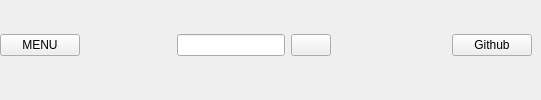
        <widget class="QWidget" name="widget" native="true">
         <layout class="QHBoxLayout" name="horizontalLayout_6">
          <property name="spacing">
           <number>6</number>
          </property>
          <property name="leftMargin">
           <number>0</number>
          </property>
          <property name="topMargin">
           <number>0</number>
          </property>
          <property name="rightMargin">
           <number>9</number>
          </property>
          <property name="bottomMargin">
           <number>9</number>
          </property>
          <item>
           <widget class="QPushButton" name="pushButton_11">
            <property name="text">
             <string>MENU</string>
            </property>
            <property name="icon">
             <iconset resource="icomoon/logo.qrc">
              <normaloff>:/icon/menu.png</normaloff>:/icon/menu.png</iconset>
            </property>
            <property name="checkable">
             <bool>true</bool>
            </property>
           </widget>
          </item>
          <item>
           <spacer name="horizontalSpacer">
            <property name="orientation">
             <enum>Qt::Horizontal</enum>
            </property>
            <property name="sizeHint" stdset="0">
             <size>
              <width>91</width>
              <height>20</height>
             </size>
            </property>
           </spacer>
          </item>
          <item>
           <widget class="QLineEdit" name="search_input"/>
          </item>
          <item>
           <widget class="QPushButton" name="search_btn">
            <property name="text">
             <string/>
            </property>
            <property name="icon">
             <iconset resource="icomoon/logo.qrc">
              <normaloff>:/icon/search.png</normaloff>:/icon/search.png</iconset>
            </property>
           </widget>
          </item>
          <item>
           <spacer name="horizontalSpacer_2">
            <property name="orientation">
             <enum>Qt::Horizontal</enum>
            </property>
            <property name="sizeHint" stdset="0">
             <size>
              <width>115</width>
              <height>20</height>
             </size>
            </property>
           </spacer>
          </item>
          <item>
           <widget class="QPushButton" name="github">
            <property name="text">
             <string>Github</string>
            </property>
            <property name="icon">
             <iconset resource="icomoon/logo.qrc">
              <normaloff>:/icon/github.png</normaloff>:/icon/github.png</iconset>
            </property>
           </widget>
          </item>
         </layout>
        </widget>
